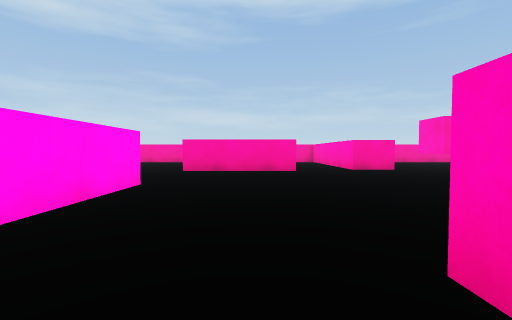
[1] (above)

20 first-person views from a walk through a Unity game level. The camera is 0.63 m above the floor, tilts 2° down and sees 90° across. The floor is counted in squares, 1 m on a side. Each view is taken from the middle of a square. On the plan, view 1 faces up. The plan holds only what a view shows up to about 9 squares ahead; the rest is blank.

[2]
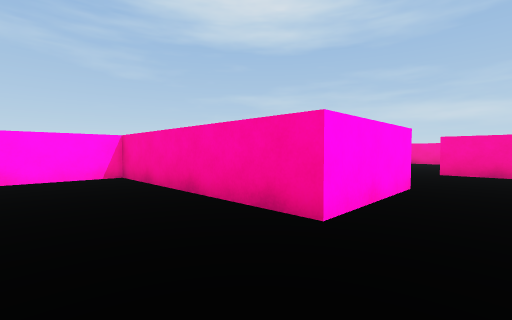

[3]
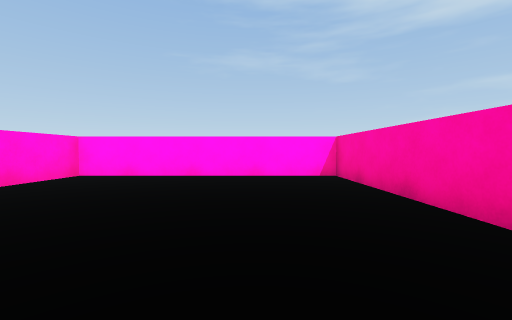

[4]
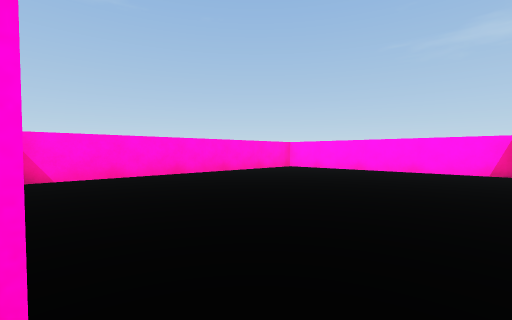

[5]
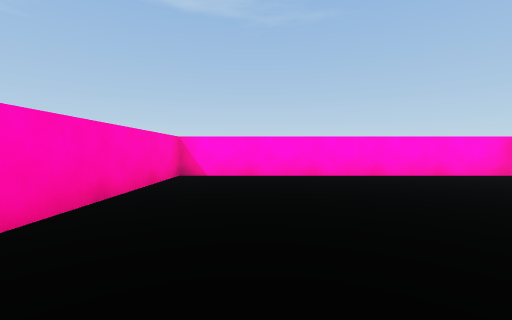

[6]
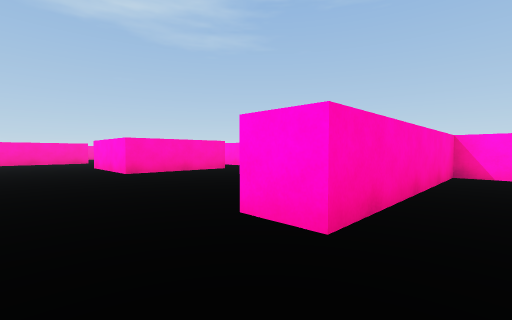

[7]
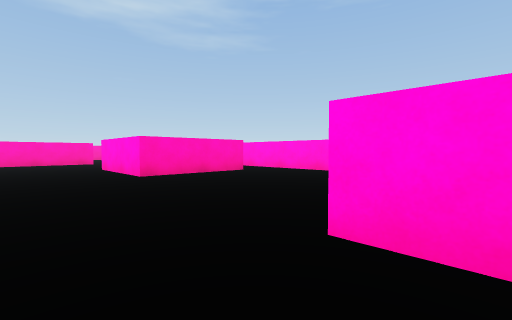

[8]
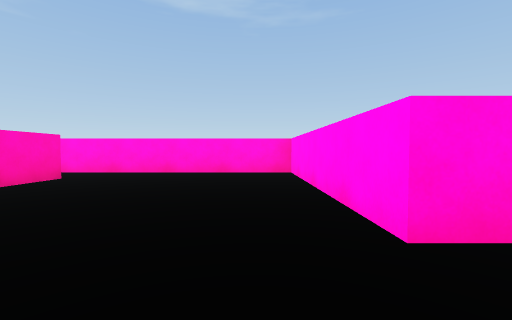

[9]
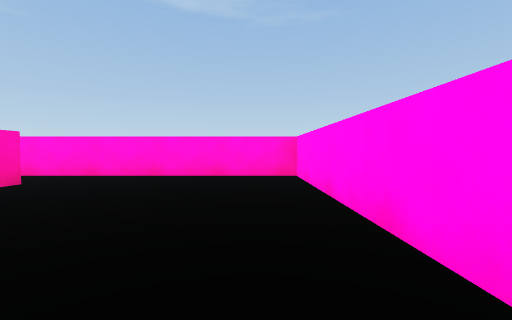

[10]
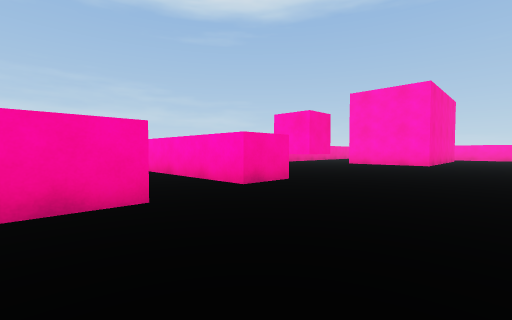

[11]
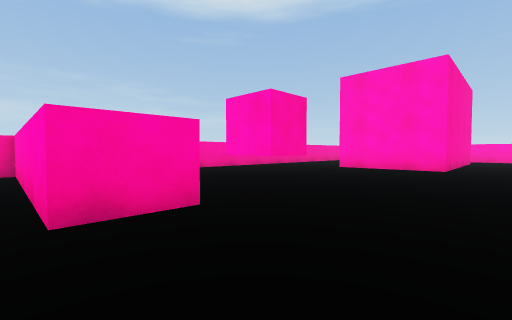

[12]
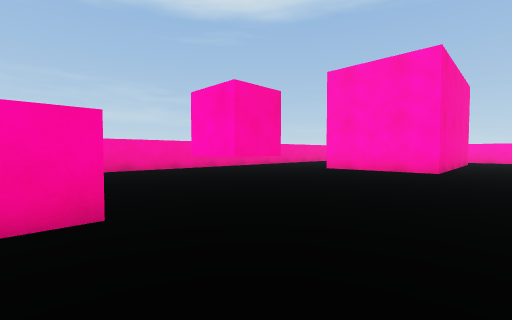

[13]
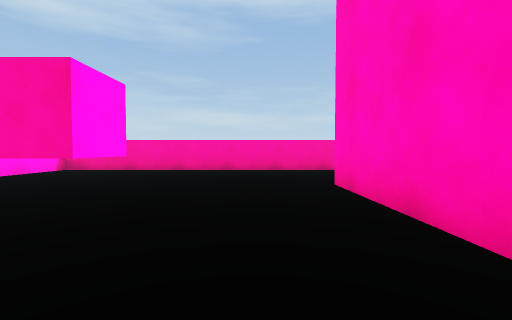

[14]
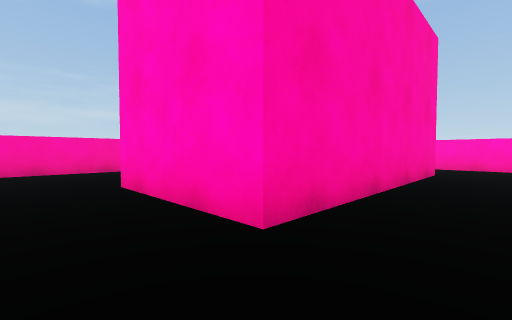

[15]
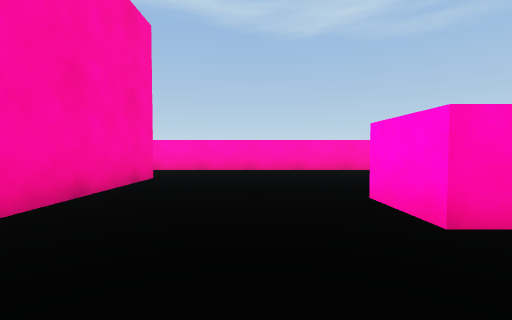

[16]
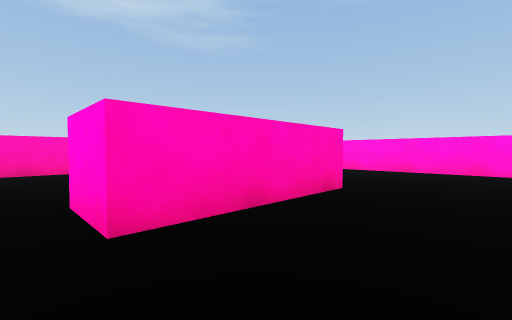

[17]
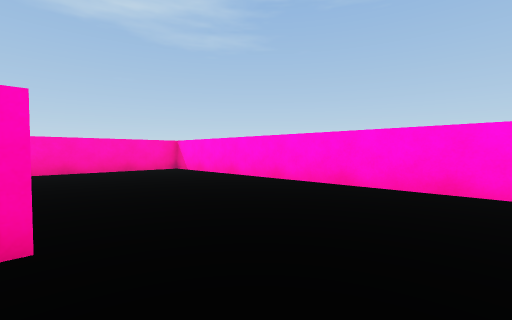

[18]
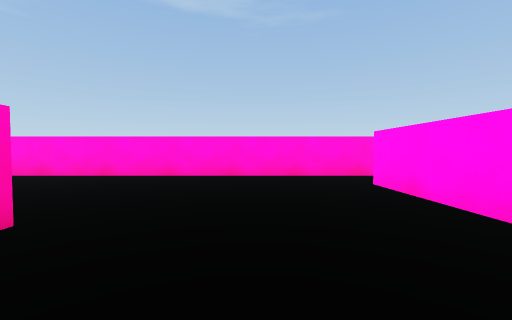

[19]
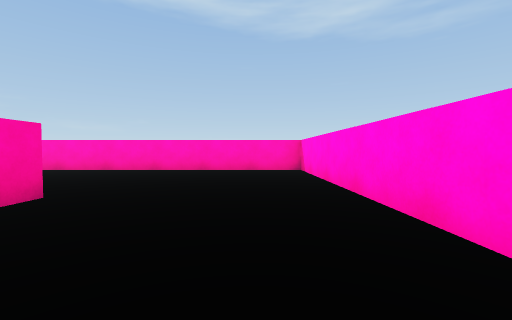

[20]
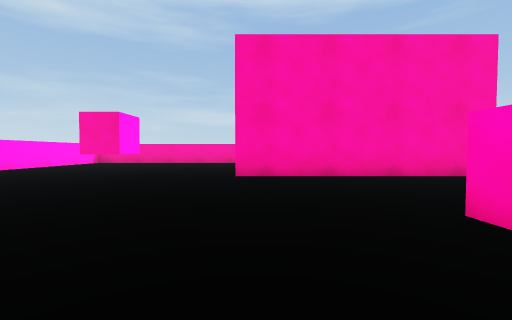

### Floor plan
Points are (right, up) in squares from view 1. A wall is a line through its corners. A room is listed if a view was taken in it or the views show most of it. See-through windows are left out.
Room 1 (views 1, 2, 3, 4, 5)
walls: (-2.2, 2) (-7.5, 2) (-7.5, -4.5) (1, -4.5) (1, 1.3)
ways out: opening at (0, 2) to room 2
Room 2 (views 6, 7, 8, 9, 10, 11, 12, 13, 14, 15, 16, 17, 18, 19, 20)
walls: (10.8, -0.1) (10.8, -2.9); (15, -0.2) (15, 3.5) (16.5, 3.5); (4.8, 8.6) (3.3, 8.6); (16.5, -0.1) (15.8, -0.1); (4.7, 10) (4.7, 9.2); (19, 7.4) (12.5, 7.4) (12.5, 10.9); (7.4, -2.9) (7.4, 0.6) (10.8, 0.6); (13.6, 14.5) (4.7, 14.5); (1.4, 8.1) (-1.4, 8.1); (1, 1.3) (2, 1.3) (2, -4.5) (21.5, -4.5) (21.5, 8.5); (-2.2, 4.9) (-2.2, 2)
low walls: (4.7, 14.5) (4.7, 12.2)
ways out: opening at (0, 2) to room 1; opening at (-2.5, 6.5); opening at (2.5, 9)
objects: other object (7, 10) to (8, 11)

Positions as (right, up) in squares from view 1, and headings:
1: (0, 0), facing up
2: (-1, 0), facing up-left
3: (-1, 0), facing left
4: (1, 2), facing down-left
5: (-1, 2), facing down
6: (0, 3), facing down-right
7: (1, 3), facing down-right
8: (3, 3), facing down
9: (3, 2), facing down
10: (0, 5), facing up-right
11: (3, 6), facing up-right
12: (4, 6), facing up-right
13: (11, 6), facing up
14: (11, 6), facing up-right
15: (13, 5), facing right
16: (13, 4), facing down-right
17: (13, 0), facing down-right
18: (13, 2), facing down
19: (13, -3), facing right
20: (13, 1), facing up
